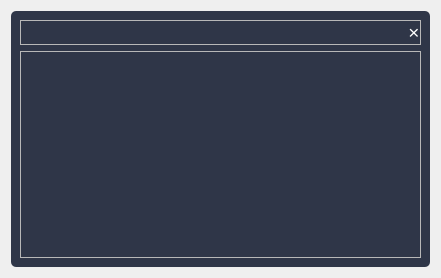
<?xml version="1.0" encoding="UTF-8"?>
<ui version="4.0">
 <class>Form</class>
 <widget class="QWidget" name="Form">
  <property name="geometry">
   <rect>
    <x>0</x>
    <y>0</y>
    <width>441</width>
    <height>278</height>
   </rect>
  </property>
  <property name="windowTitle">
   <string>Form</string>
  </property>
  <property name="styleSheet">
   <string notr="true">

*
{
	font: 10pt &quot;楷体&quot;;
	font-size:14pt;
	color:white;
}

QFrame#frame
{
	background-color:#2F3648;
	border-radius: 5px;
}

/*原始*/ 
QPushButton
{
	background-color:#2F3648;
	border-radius: 0px;
}

/*悬停*/ 
QPushButton:hover
{
	color:#3376c1;
}

/*按下*/ 
QPushButton:pressed
{
	padding-bottom:-2px;
	padding-left:1px
}

/*菜单样式*/ 
QMenu
{
	background-color:#2F3648;
	color:white;
	border : 1px solid #000000
}
/*菜单选项样式*/ 
QMenu::item
{
	height:20px;
	margin:5px 10px 5px 10px
}
/*菜单选项被选中样式*/ 
QMenu::item:selected
{
	color:#3376c1;
	padding-bottom:-1px;
	padding-left:1px
}
</string>
  </property>
  <layout class="QHBoxLayout" name="horizontalLayout">
   <item>
    <widget class="QFrame" name="frame">
     <property name="frameShape">
      <enum>QFrame::StyledPanel</enum>
     </property>
     <property name="frameShadow">
      <enum>QFrame::Raised</enum>
     </property>
     <layout class="QVBoxLayout" name="verticalLayout">
      <item>
       <widget class="QFrame" name="frame_2">
        <property name="sizePolicy">
         <sizepolicy hsizetype="Preferred" vsizetype="Fixed">
          <horstretch>0</horstretch>
          <verstretch>0</verstretch>
         </sizepolicy>
        </property>
        <property name="frameShape">
         <enum>QFrame::StyledPanel</enum>
        </property>
        <property name="frameShadow">
         <enum>QFrame::Raised</enum>
        </property>
        <layout class="QHBoxLayout" name="horizontalLayout_3">
         <property name="leftMargin">
          <number>0</number>
         </property>
         <property name="topMargin">
          <number>0</number>
         </property>
         <property name="rightMargin">
          <number>0</number>
         </property>
         <property name="bottomMargin">
          <number>0</number>
         </property>
         <item>
          <spacer name="horizontalSpacer">
           <property name="orientation">
            <enum>Qt::Horizontal</enum>
           </property>
           <property name="sizeHint" stdset="0">
            <size>
             <width>40</width>
             <height>20</height>
            </size>
           </property>
          </spacer>
         </item>
         <item>
          <widget class="QPushButton" name="pushButton_2">
           <property name="sizePolicy">
            <sizepolicy hsizetype="Fixed" vsizetype="Fixed">
             <horstretch>0</horstretch>
             <verstretch>0</verstretch>
            </sizepolicy>
           </property>
           <property name="text">
            <string>×</string>
           </property>
          </widget>
         </item>
        </layout>
       </widget>
      </item>
      <item>
       <widget class="QFrame" name="frame_3">
        <property name="frameShape">
         <enum>QFrame::StyledPanel</enum>
        </property>
        <property name="frameShadow">
         <enum>QFrame::Raised</enum>
        </property>
        <layout class="QHBoxLayout" name="horizontalLayout_2">
         <item>
          <widget class="QLabel" name="label">
           <property name="text">
            <string/>
           </property>
           <property name="alignment">
            <set>Qt::AlignCenter</set>
           </property>
          </widget>
         </item>
        </layout>
       </widget>
      </item>
     </layout>
    </widget>
   </item>
  </layout>
 </widget>
 <resources/>
 <connections/>
</ui>
